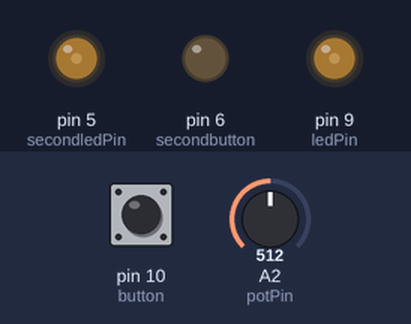
The sketch below on a simulated Arduino Uno, built with avr-gcc and run on an emulated ATmega328P. On the bench: output pins drawn as LEDs (lit = HIGH). Dashed ring = blinking. The test bench sets the inputs (shaded band); at power-on: A2 (potPin) = 512, pin 10 (button) HIGH.

Above: at 2.8 s.
2.9 s: A2 (potPin) set to 602
At 3.8 s:
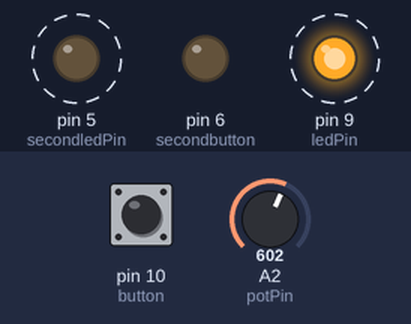
8.9 s: A2 (potPin) set to 623
At 10.15 s:
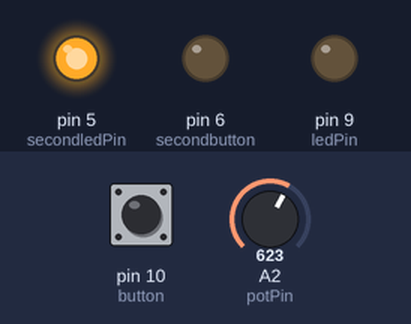
Timing chart, 0 to 18.4 s (numbered marks = the images above; inputs shaded):
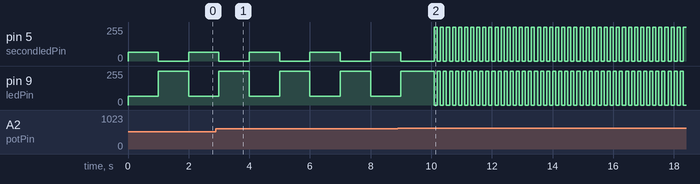

Measured:
- the behaviour switches between 614 and 615 on A2 (potPin) (found by bisection; images 1 and 2)
- by itself, pin 5 (secondledPin): repeats every 0.20 s: 255/255 0.10 s, 0/255 0.10 s
- by itself, pin 9 (ledPin): repeats every 0.20 s: 0/255 0.10 s, 255/255 0.10 s

The sketch:

dc.ino
```cpp
  int ledPin = 9;
  int button = 10;
  int pressed = 0;
  int brightness =0;
  int potPin =2;
  int secondpressed = 1;
  int secondbutton =6;
  int secondledPin = 5;
  unsigned long time;
  bool off = false;
  int mypot = 0;
void setup() {
  // put your setup code here, to run once:
 pinMode(ledPin, OUTPUT);
 pinMode(button, INPUT);
 pinMode(secondledPin, OUTPUT);
 pinMode(secondbutton, OUTPUT);
 Serial.begin(9600);
}

void loop() {
  pressed = digitalRead(button);
  secondpressed = digitalRead(secondbutton);
  time = millis();
  mypot = analogRead(potPin);
  if (off==false){
    if (time>=60000){
      //set the off variable
      off =true;
      // turn off both LEDs
      digitalWrite(ledPin, LOW);
      digitalWrite(secondledPin, LOW);
    }


    else if (mypot < 819 && mypot>614) {
      digitalWrite(ledPin, HIGH);
      //alternate at 10 Hz
      delay(100);
      digitalWrite(ledPin, LOW);
      digitalWrite(secondledPin, HIGH);
      delay(100);
      digitalWrite(secondledPin, LOW);
    }

    else if (pressed==LOW && secondpressed==LOW){
    brightness=.75*256;
    analogWrite(ledPin, brightness);
    analogWrite(secondledPin, brightness);
    }
    else if (pressed==LOW && secondpressed==HIGH) {
      brightness=.25*256;
      //set both led to 25%
      analogWrite(ledPin, brightness);
      analogWrite(secondledPin, brightness);
      // wait a sec
      delay(1000);
      //set first to 0 second to 100
      digitalWrite(ledPin, LOW);
      digitalWrite(secondledPin, HIGH);
      //wait a sec
      delay(1000);
      //reset second to 0
      digitalWrite(secondledPin, LOW);
    }
    else if (pressed==HIGH && secondpressed==LOW) {
        brightness=.25*256;
      //set both led to 25%
      analogWrite(ledPin, brightness);
      analogWrite(secondledPin, brightness);
      // wait a sec
      delay(1000);
      //set second to 0 first to 100
      digitalWrite(ledPin, HIGH);
      digitalWrite(secondledPin, LOW);
      //wait a sec
      delay(1000);
      //reset first to 0
      digitalWrite(ledPin, LOW);
    }


  }
}
```
